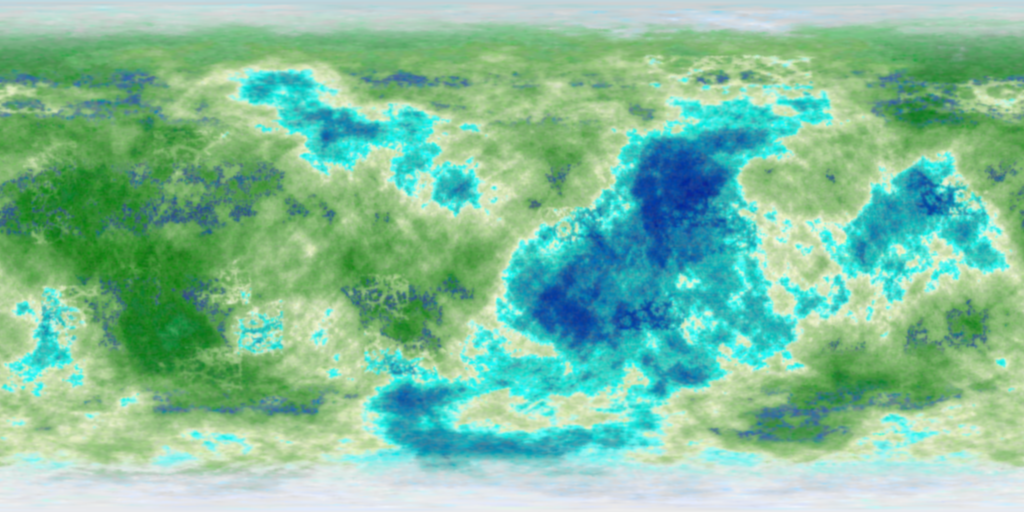
#> input picture static/images/textures_exoplanet/Marshy/Marshy01.png, 1024 x 512 px
$ python make_marshy_atlas.py
#> lines starting #> are read from the running program, lines starting #| are printed output that depends on the picture
import json
import os
from PIL import Image

# Configuration
INPUT_FILES = [
    "Marshy01.png",
    "Marshy02.png",
    "Marshy03.png",
    "Marshy04.png",
    "Marshy05.png",
]
COLUMNS = 3
ROWS = 2
PADDING = 4  # pixels around and between tiles
OUTPUT_IMAGE = "Marshy_atlas.png"
OUTPUT_JSON = "Marshy_atlas.json"


def main():
    base_dir = os.path.dirname(os.path.abspath(__file__))

    # Load images, keeping only those that exist
    tiles = []
    for name in INPUT_FILES:
        path = os.path.join(base_dir, name)
        if not os.path.isfile(path):
            print(f"Warning: missing file {name}, skipping.")
            tiles.append(None)
            continue
        img = Image.open(path).convert("RGBA")
#> img is the input picture: PIL image 1024x512 RGBA; mean R, G, B, A 129, 191.4, 156.9, 255
        tiles.append({
            "name": name,
            "image": img,
            "w": img.width,
            "h": img.height,
        })

    # Place up to ROWS*COLUMNS tiles
    max_tiles = COLUMNS * ROWS
#> max_tiles = 6
    if len(tiles) > max_tiles:
        tiles = tiles[:max_tiles]
    else:
        # Pad list to full grid length with None
        tiles += [None] * (max_tiles - len(tiles))

    # Compute column widths and row heights (max per column/row)
    col_widths = [0] * COLUMNS
    row_heights = [0] * ROWS
    for idx, tile in enumerate(tiles):
        r = idx // COLUMNS
        c = idx % COLUMNS
        if tile is None:
            continue
        col_widths[c] = max(col_widths[c], tile["w"])
        row_heights[r] = max(row_heights[r], tile["h"])

    # Compute atlas size with padding around and between
    total_width = PADDING + sum(col_widths) + (COLUMNS * PADDING)
    total_height = PADDING + sum(row_heights) + (ROWS * PADDING)

    # Compute x offsets for each column and y offsets for each row
    x_offsets = []
    acc = PADDING
    for cw in col_widths:
        x_offsets.append(acc)
        acc += cw + PADDING

    y_offsets = []
    acc = PADDING
    for rh in row_heights:
        y_offsets.append(acc)
        acc += rh + PADDING

    # Create atlas and paste tiles
    atlas = Image.new("RGBA", (total_width, total_height), (0, 0, 0, 0))
#> atlas: PIL image 3088x1036 RGBA; every value is 0

    frames = {}
    for idx, tile in enumerate(tiles):
        r = idx // COLUMNS
        c = idx % COLUMNS
        x = x_offsets[c]
        y = y_offsets[r]
        if tile is None:
            continue
        img = tile["image"]
        atlas.paste(img, (x, y))
        frames[tile["name"]] = {
            "frame": {"x": x, "y": y, "w": tile["w"], "h": tile["h"]},
            "rotated": False,
            "trimmed": False,
            "spriteSourceSize": {"x": 0, "y": 0, "w": tile["w"], "h": tile["h"]},
            "sourceSize": {"w": tile["w"], "h": tile["h"]},
        }
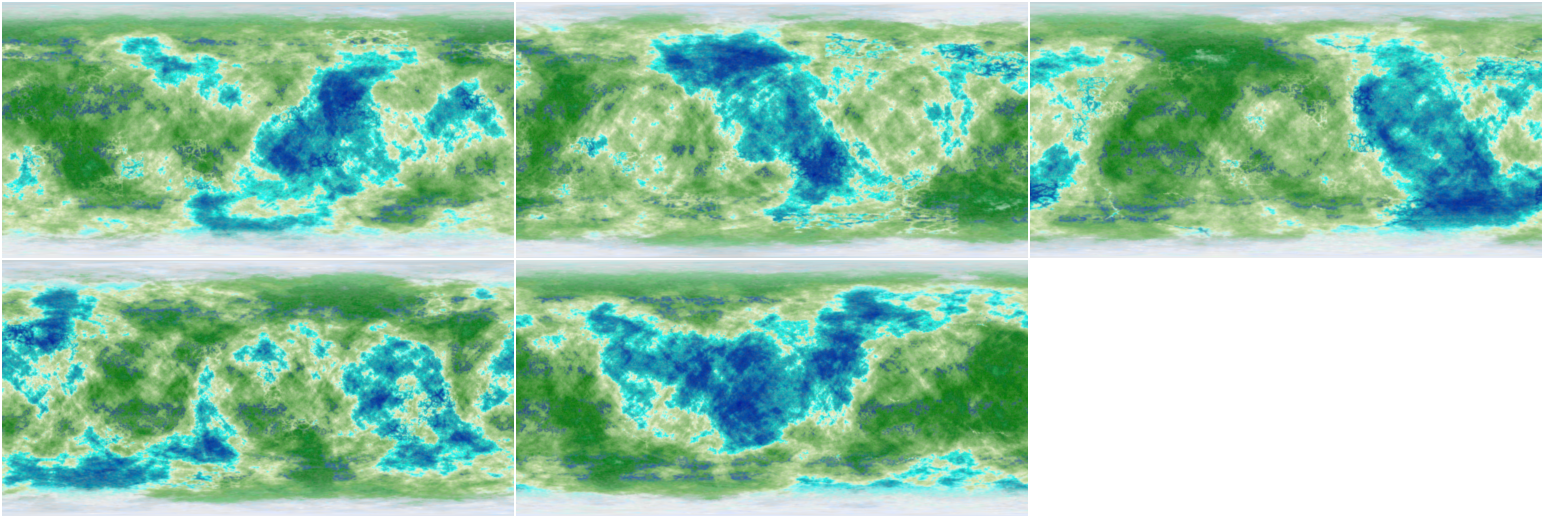
#> atlas: PIL image 3088x1036 RGBA (shown at 1/2 size); mean R, G, B, A 102.4, 154.3, 126.9, 209; transparent parts drawn white
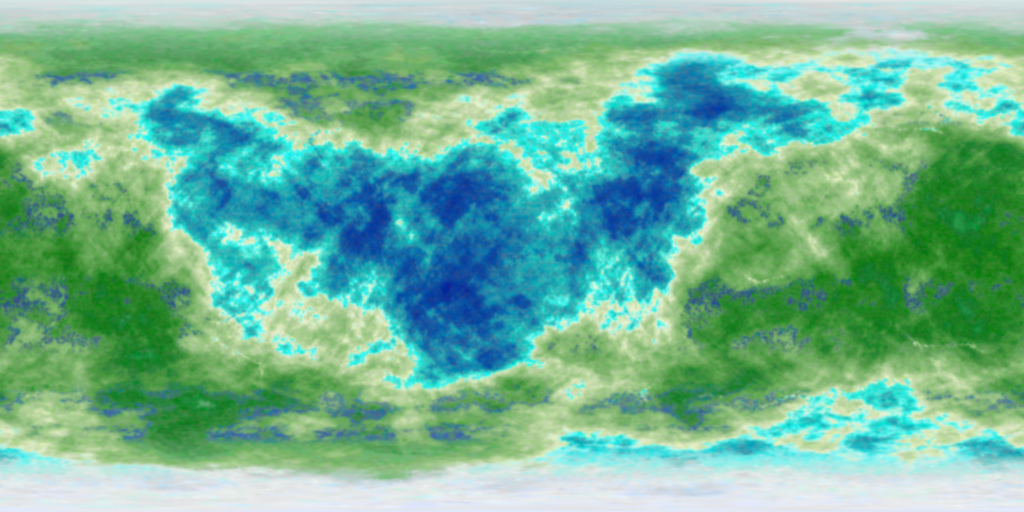
#> img: PIL image 1024x512 RGBA; mean R, G, B, A 114, 182, 150.8, 255

    # Save outputs
    out_img_path = os.path.join(base_dir, OUTPUT_IMAGE)
    out_json_path = os.path.join(base_dir, OUTPUT_JSON)
    atlas.save(out_img_path, format="PNG")

    meta = {
        "app": "Cascade Atlas Builder",
        "version": 1,
        "image": OUTPUT_IMAGE,
        "size": {"w": total_width, "h": total_height},
        "scale": "1",
        "padding": PADDING,
        "grid": {"columns": COLUMNS, "rows": ROWS},
    }

    data = {"frames": frames, "meta": meta}
    with open(out_json_path, "w", encoding="utf-8") as f:
        json.dump(data, f, ensure_ascii=False, indent=2)

    print(f"Wrote {OUTPUT_IMAGE} and {OUTPUT_JSON}")


if __name__ == "__main__":
    main()
